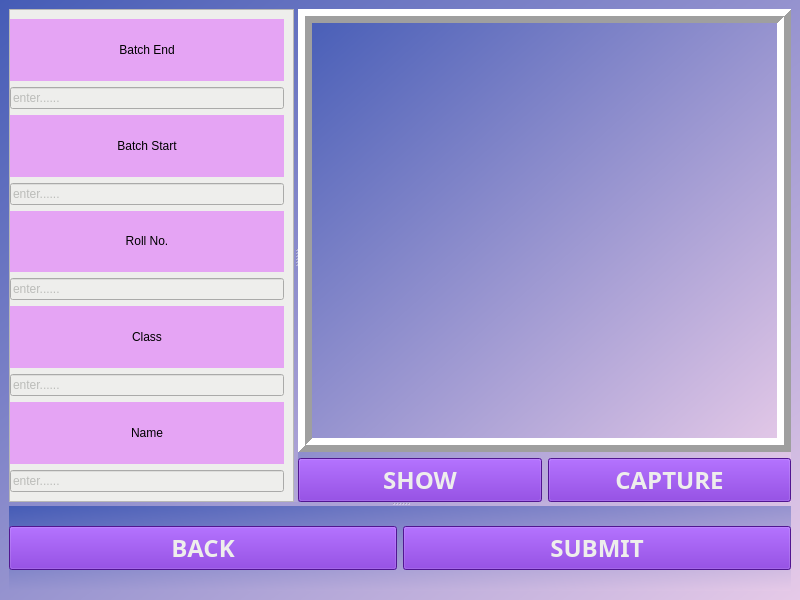
<?xml version="1.0" encoding="UTF-8"?>
<ui version="4.0">
 <class>add</class>
 <widget class="QMainWindow" name="add">
  <property name="geometry">
   <rect>
    <x>0</x>
    <y>0</y>
    <width>800</width>
    <height>600</height>
   </rect>
  </property>
  <property name="windowTitle">
   <string>MainWindow</string>
  </property>
  <property name="styleSheet">
   <string notr="true">background-color: qlineargradient(spread:pad, x1:0, y1:0, x2:1, y2:1, stop:0 rgba(69, 92, 182, 255), stop:1 rgba(230, 202, 232, 255));</string>
  </property>
  <widget class="QWidget" name="centralwidget">
   <layout class="QGridLayout" name="gridLayout_2">
    <item row="0" column="0">
     <widget class="QSplitter" name="splitter_2">
      <property name="orientation">
       <enum>Qt::Vertical</enum>
      </property>
      <widget class="QSplitter" name="splitter">
       <property name="orientation">
        <enum>Qt::Horizontal</enum>
       </property>
       <widget class="QFrame" name="frame">
        <property name="styleSheet">
         <string notr="true">background-color: rgb(238, 238, 236);</string>
        </property>
        <property name="frameShape">
         <enum>QFrame::StyledPanel</enum>
        </property>
        <property name="frameShadow">
         <enum>QFrame::Raised</enum>
        </property>
        <layout class="QVBoxLayout" name="verticalLayout_3">
         <property name="sizeConstraint">
          <enum>QLayout::SetMinimumSize</enum>
         </property>
         <property name="leftMargin">
          <number>0</number>
         </property>
         <item>
          <layout class="QVBoxLayout" name="verticalLayout_12">
           <item>
            <widget class="QLabel" name="batchend">
             <property name="styleSheet">
              <string notr="true">background-color: rgb(185, 22, 226);
background-color: rgb(229, 164, 244);</string>
             </property>
             <property name="inputMethodHints">
              <set>Qt::ImhNone</set>
             </property>
             <property name="text">
              <string>Batch End</string>
             </property>
             <property name="textFormat">
              <enum>Qt::RichText</enum>
             </property>
             <property name="alignment">
              <set>Qt::AlignCenter</set>
             </property>
             <property name="wordWrap">
              <bool>false</bool>
             </property>
            </widget>
           </item>
           <item>
            <widget class="QLineEdit" name="inp_batend">
             <property name="styleSheet">
              <string notr="true">color: rgb(136, 138, 133);</string>
             </property>
             <property name="text">
              <string/>
             </property>
             <property name="placeholderText">
              <string>enter......</string>
             </property>
            </widget>
           </item>
          </layout>
         </item>
         <item>
          <layout class="QVBoxLayout" name="verticalLayout_11">
           <item>
            <widget class="QLabel" name="batchstart">
             <property name="styleSheet">
              <string notr="true">background-color: rgb(229, 164, 244);</string>
             </property>
             <property name="inputMethodHints">
              <set>Qt::ImhNone</set>
             </property>
             <property name="text">
              <string>Batch Start</string>
             </property>
             <property name="textFormat">
              <enum>Qt::RichText</enum>
             </property>
             <property name="alignment">
              <set>Qt::AlignCenter</set>
             </property>
             <property name="wordWrap">
              <bool>false</bool>
             </property>
            </widget>
           </item>
           <item>
            <widget class="QLineEdit" name="inp_batstart">
             <property name="styleSheet">
              <string notr="true">color: rgb(136, 138, 133);</string>
             </property>
             <property name="text">
              <string/>
             </property>
             <property name="placeholderText">
              <string>enter......</string>
             </property>
            </widget>
           </item>
          </layout>
         </item>
         <item>
          <layout class="QVBoxLayout" name="verticalLayout_10">
           <item>
            <widget class="QLabel" name="Rollno">
             <property name="styleSheet">
              <string notr="true">background-color: rgb(229, 164, 244);</string>
             </property>
             <property name="inputMethodHints">
              <set>Qt::ImhNone</set>
             </property>
             <property name="text">
              <string>Roll No.</string>
             </property>
             <property name="textFormat">
              <enum>Qt::RichText</enum>
             </property>
             <property name="alignment">
              <set>Qt::AlignCenter</set>
             </property>
             <property name="wordWrap">
              <bool>false</bool>
             </property>
            </widget>
           </item>
           <item>
            <widget class="QLineEdit" name="inp_rollno">
             <property name="styleSheet">
              <string notr="true">color: rgb(136, 138, 133);</string>
             </property>
             <property name="text">
              <string/>
             </property>
             <property name="placeholderText">
              <string>enter......</string>
             </property>
            </widget>
           </item>
          </layout>
         </item>
         <item>
          <layout class="QVBoxLayout" name="verticalLayout_9">
           <item>
            <widget class="QLabel" name="class_2">
             <property name="styleSheet">
              <string notr="true">background-color: rgb(229, 164, 244);</string>
             </property>
             <property name="inputMethodHints">
              <set>Qt::ImhNone</set>
             </property>
             <property name="text">
              <string>Class</string>
             </property>
             <property name="textFormat">
              <enum>Qt::RichText</enum>
             </property>
             <property name="alignment">
              <set>Qt::AlignCenter</set>
             </property>
             <property name="wordWrap">
              <bool>false</bool>
             </property>
            </widget>
           </item>
           <item>
            <widget class="QLineEdit" name="inp_class">
             <property name="styleSheet">
              <string notr="true">color: rgb(136, 138, 133);</string>
             </property>
             <property name="text">
              <string/>
             </property>
             <property name="placeholderText">
              <string>enter......</string>
             </property>
            </widget>
           </item>
          </layout>
         </item>
         <item>
          <layout class="QVBoxLayout" name="verticalLayout_8">
           <item>
            <widget class="QLabel" name="name">
             <property name="styleSheet">
              <string notr="true">background-color: rgb(229, 164, 244);</string>
             </property>
             <property name="inputMethodHints">
              <set>Qt::ImhNone</set>
             </property>
             <property name="text">
              <string>Name</string>
             </property>
             <property name="textFormat">
              <enum>Qt::RichText</enum>
             </property>
             <property name="alignment">
              <set>Qt::AlignCenter</set>
             </property>
             <property name="wordWrap">
              <bool>false</bool>
             </property>
            </widget>
           </item>
           <item>
            <widget class="QLineEdit" name="inp_name">
             <property name="styleSheet">
              <string notr="true">color: rgb(136, 138, 133);</string>
             </property>
             <property name="inputMask">
              <string/>
             </property>
             <property name="text">
              <string/>
             </property>
             <property name="placeholderText">
              <string>enter......</string>
             </property>
            </widget>
           </item>
          </layout>
         </item>
        </layout>
       </widget>
       <widget class="QWidget" name="layoutWidget">
        <layout class="QGridLayout" name="gridLayout">
         <item row="1" column="0">
          <widget class="QPushButton" name="SHOW">
           <property name="minimumSize">
            <size>
             <width>0</width>
             <height>44</height>
            </size>
           </property>
           <property name="font">
            <font>
             <family>Umpush</family>
             <pointsize>18</pointsize>
             <weight>75</weight>
             <bold>true</bold>
            </font>
           </property>
           <property name="styleSheet">
            <string notr="true">background-color: rgb(114, 31, 203);
color: rgb(238, 238, 236);</string>
           </property>
           <property name="text">
            <string>SHOW</string>
           </property>
          </widget>
         </item>
         <item row="1" column="1">
          <widget class="QPushButton" name="CAPTURE">
           <property name="minimumSize">
            <size>
             <width>0</width>
             <height>44</height>
            </size>
           </property>
           <property name="font">
            <font>
             <family>Umpush</family>
             <pointsize>18</pointsize>
             <weight>75</weight>
             <bold>true</bold>
            </font>
           </property>
           <property name="styleSheet">
            <string notr="true">background-color: rgb(114, 31, 203);
color: rgb(238, 238, 236);</string>
           </property>
           <property name="text">
            <string>CAPTURE</string>
           </property>
          </widget>
         </item>
         <item row="0" column="0" colspan="2">
          <widget class="QLabel" name="imgLabel">
           <property name="autoFillBackground">
            <bool>false</bool>
           </property>
           <property name="frameShape">
            <enum>QFrame::Box</enum>
           </property>
           <property name="frameShadow">
            <enum>QFrame::Raised</enum>
           </property>
           <property name="lineWidth">
            <number>7</number>
           </property>
           <property name="text">
            <string/>
           </property>
           <property name="alignment">
            <set>Qt::AlignCenter</set>
           </property>
          </widget>
         </item>
        </layout>
       </widget>
      </widget>
      <widget class="QWidget" name="layoutWidget">
       <layout class="QHBoxLayout" name="horizontalLayout">
        <item>
         <widget class="QPushButton" name="BACK">
          <property name="minimumSize">
           <size>
            <width>0</width>
            <height>44</height>
           </size>
          </property>
          <property name="font">
           <font>
            <family>Umpush</family>
            <pointsize>18</pointsize>
            <weight>75</weight>
            <bold>true</bold>
           </font>
          </property>
          <property name="styleSheet">
           <string notr="true">background-color: rgb(114, 31, 203);
color: rgb(238, 238, 236);</string>
          </property>
          <property name="text">
           <string>BACK</string>
          </property>
         </widget>
        </item>
        <item>
         <widget class="QPushButton" name="SUBMIT">
          <property name="minimumSize">
           <size>
            <width>0</width>
            <height>44</height>
           </size>
          </property>
          <property name="font">
           <font>
            <family>Umpush</family>
            <pointsize>18</pointsize>
            <weight>75</weight>
            <bold>true</bold>
           </font>
          </property>
          <property name="styleSheet">
           <string notr="true">background-color: rgb(114, 31, 203);
color: rgb(238, 238, 236);</string>
          </property>
          <property name="text">
           <string>SUBMIT</string>
          </property>
         </widget>
        </item>
       </layout>
      </widget>
     </widget>
    </item>
   </layout>
  </widget>
 </widget>
 <resources/>
 <connections/>
</ui>
